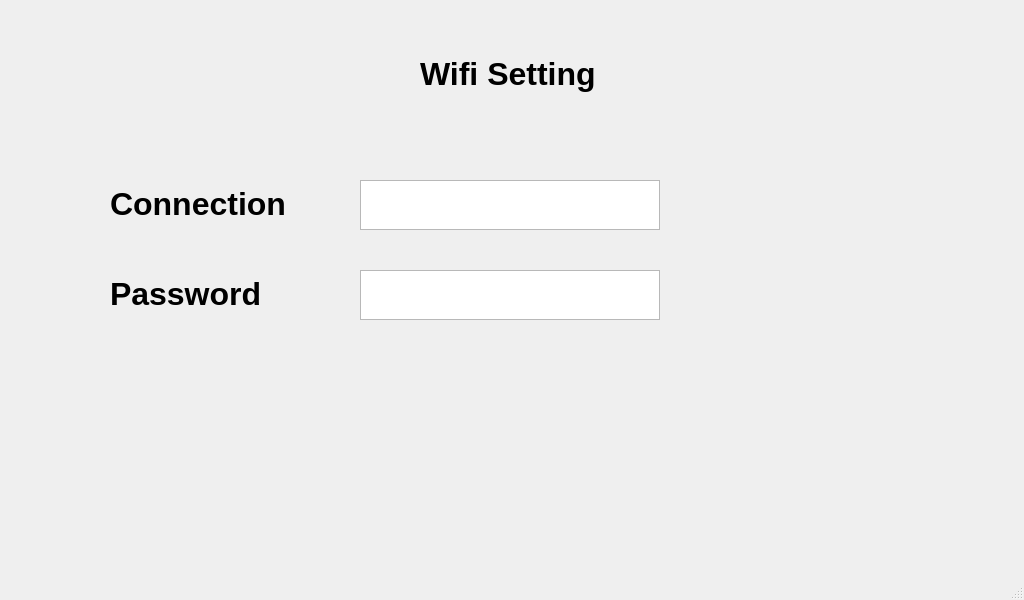
<?xml version="1.0" encoding="UTF-8"?>
<ui version="4.0">
 <class>wifisetting</class>
 <widget class="QMainWindow" name="wifisetting">
  <property name="geometry">
   <rect>
    <x>0</x>
    <y>0</y>
    <width>1024</width>
    <height>600</height>
   </rect>
  </property>
  <property name="windowTitle">
   <string>MainWindow</string>
  </property>
  <widget class="QWidget" name="centralwidget">
   <widget class="QLabel" name="label">
    <property name="geometry">
     <rect>
      <x>0</x>
      <y>0</y>
      <width>1024</width>
      <height>600</height>
     </rect>
    </property>
    <property name="text">
     <string/>
    </property>
    <property name="pixmap">
     <pixmap>pics/Standby.png</pixmap>
    </property>
    <property name="scaledContents">
     <bool>true</bool>
    </property>
   </widget>
   <widget class="QPushButton" name="done">
    <property name="geometry">
     <rect>
      <x>780</x>
      <y>430</y>
      <width>200</width>
      <height>100</height>
     </rect>
    </property>
    <property name="text">
     <string/>
    </property>
    <property name="icon">
     <iconset>
      <normaloff>pics/2234.png</normaloff>pics/2234.png</iconset>
    </property>
    <property name="iconSize">
     <size>
      <width>200</width>
      <height>200</height>
     </size>
    </property>
    <property name="flat">
     <bool>true</bool>
    </property>
   </widget>
   <widget class="QPushButton" name="back">
    <property name="geometry">
     <rect>
      <x>40</x>
      <y>430</y>
      <width>200</width>
      <height>100</height>
     </rect>
    </property>
    <property name="autoFillBackground">
     <bool>false</bool>
    </property>
    <property name="text">
     <string/>
    </property>
    <property name="icon">
     <iconset>
      <normaloff>pics/1 (400 × 400 px).png</normaloff>pics/1 (400 × 400 px).png</iconset>
    </property>
    <property name="iconSize">
     <size>
      <width>200</width>
      <height>200</height>
     </size>
    </property>
    <property name="flat">
     <bool>true</bool>
    </property>
   </widget>
   <widget class="QTextBrowser" name="textEdit">
    <property name="geometry">
     <rect>
      <x>360</x>
      <y>180</y>
      <width>300</width>
      <height>50</height>
     </rect>
    </property>
    <property name="font">
     <font>
      <pointsize>16</pointsize>
      <weight>75</weight>
      <bold>true</bold>
     </font>
    </property>
   </widget>
   <widget class="QLabel" name="label_5">
    <property name="geometry">
     <rect>
      <x>420</x>
      <y>50</y>
      <width>200</width>
      <height>50</height>
     </rect>
    </property>
    <property name="text">
     <string>&lt;html&gt;&lt;head/&gt;&lt;body&gt;&lt;p&gt;&lt;span style=&quot; font-size:24pt; font-weight:600;&quot;&gt;Wifi Setting&lt;/span&gt;&lt;/p&gt;&lt;/body&gt;&lt;/html&gt;</string>
    </property>
   </widget>
   <widget class="QLabel" name="label_2">
    <property name="geometry">
     <rect>
      <x>110</x>
      <y>180</y>
      <width>200</width>
      <height>50</height>
     </rect>
    </property>
    <property name="text">
     <string>&lt;html&gt;&lt;head/&gt;&lt;body&gt;&lt;p&gt;&lt;span style=&quot; font-size:24pt; font-weight:600;&quot;&gt;Connection&lt;/span&gt;&lt;/p&gt;&lt;/body&gt;&lt;/html&gt;</string>
    </property>
    <property name="scaledContents">
     <bool>true</bool>
    </property>
    <property name="wordWrap">
     <bool>false</bool>
    </property>
   </widget>
   <widget class="QLabel" name="label_3">
    <property name="geometry">
     <rect>
      <x>110</x>
      <y>270</y>
      <width>200</width>
      <height>50</height>
     </rect>
    </property>
    <property name="text">
     <string>&lt;html&gt;&lt;head/&gt;&lt;body&gt;&lt;p&gt;&lt;span style=&quot; font-size:24pt; font-weight:600;&quot;&gt;Password&lt;/span&gt;&lt;/p&gt;&lt;/body&gt;&lt;/html&gt;</string>
    </property>
    <property name="scaledContents">
     <bool>true</bool>
    </property>
    <property name="wordWrap">
     <bool>false</bool>
    </property>
   </widget>
   <widget class="QTextBrowser" name="textEdit1">
    <property name="geometry">
     <rect>
      <x>360</x>
      <y>270</y>
      <width>300</width>
      <height>50</height>
     </rect>
    </property>
    <property name="font">
     <font>
      <pointsize>16</pointsize>
      <weight>75</weight>
      <bold>true</bold>
     </font>
    </property>
   </widget>
   <widget class="QPushButton" name="connection">
    <property name="geometry">
     <rect>
      <x>360</x>
      <y>180</y>
      <width>300</width>
      <height>50</height>
     </rect>
    </property>
    <property name="font">
     <font>
      <pointsize>16</pointsize>
      <weight>75</weight>
      <bold>true</bold>
     </font>
    </property>
    <property name="text">
     <string/>
    </property>
    <property name="shortcut">
     <string notr="true"/>
    </property>
    <property name="flat">
     <bool>true</bool>
    </property>
   </widget>
   <widget class="QPushButton" name="password">
    <property name="geometry">
     <rect>
      <x>360</x>
      <y>270</y>
      <width>300</width>
      <height>50</height>
     </rect>
    </property>
    <property name="text">
     <string/>
    </property>
    <property name="flat">
     <bool>true</bool>
    </property>
   </widget>
   <widget class="QTextEdit" name="date">
    <property name="enabled">
     <bool>true</bool>
    </property>
    <property name="geometry">
     <rect>
      <x>30</x>
      <y>30</y>
      <width>200</width>
      <height>40</height>
     </rect>
    </property>
    <property name="palette">
     <palette>
      <active>
       <colorrole role="Base">
        <brush brushstyle="SolidPattern">
         <color alpha="0">
          <red>255</red>
          <green>255</green>
          <blue>255</blue>
         </color>
        </brush>
       </colorrole>
      </active>
      <inactive>
       <colorrole role="Base">
        <brush brushstyle="SolidPattern">
         <color alpha="0">
          <red>255</red>
          <green>255</green>
          <blue>255</blue>
         </color>
        </brush>
       </colorrole>
      </inactive>
      <disabled>
       <colorrole role="Base">
        <brush brushstyle="SolidPattern">
         <color alpha="255">
          <red>240</red>
          <green>240</green>
          <blue>240</blue>
         </color>
        </brush>
       </colorrole>
      </disabled>
     </palette>
    </property>
    <property name="font">
     <font>
      <pointsize>16</pointsize>
      <weight>75</weight>
      <bold>true</bold>
     </font>
    </property>
    <property name="frameShape">
     <enum>QFrame::NoFrame</enum>
    </property>
    <property name="readOnly">
     <bool>true</bool>
    </property>
   </widget>
   <widget class="QTextEdit" name="time">
    <property name="geometry">
     <rect>
      <x>850</x>
      <y>30</y>
      <width>160</width>
      <height>40</height>
     </rect>
    </property>
    <property name="palette">
     <palette>
      <active>
       <colorrole role="Base">
        <brush brushstyle="SolidPattern">
         <color alpha="0">
          <red>255</red>
          <green>255</green>
          <blue>255</blue>
         </color>
        </brush>
       </colorrole>
      </active>
      <inactive>
       <colorrole role="Base">
        <brush brushstyle="SolidPattern">
         <color alpha="0">
          <red>255</red>
          <green>255</green>
          <blue>255</blue>
         </color>
        </brush>
       </colorrole>
      </inactive>
      <disabled>
       <colorrole role="Base">
        <brush brushstyle="SolidPattern">
         <color alpha="255">
          <red>240</red>
          <green>240</green>
          <blue>240</blue>
         </color>
        </brush>
       </colorrole>
      </disabled>
     </palette>
    </property>
    <property name="font">
     <font>
      <pointsize>16</pointsize>
      <weight>75</weight>
      <bold>true</bold>
     </font>
    </property>
    <property name="frameShape">
     <enum>QFrame::NoFrame</enum>
    </property>
    <property name="readOnly">
     <bool>true</bool>
    </property>
   </widget>
  </widget>
  <widget class="QMenuBar" name="menubar">
   <property name="geometry">
    <rect>
     <x>0</x>
     <y>0</y>
     <width>1024</width>
     <height>21</height>
    </rect>
   </property>
  </widget>
  <widget class="QStatusBar" name="statusbar"/>
 </widget>
 <resources/>
 <connections/>
</ui>
